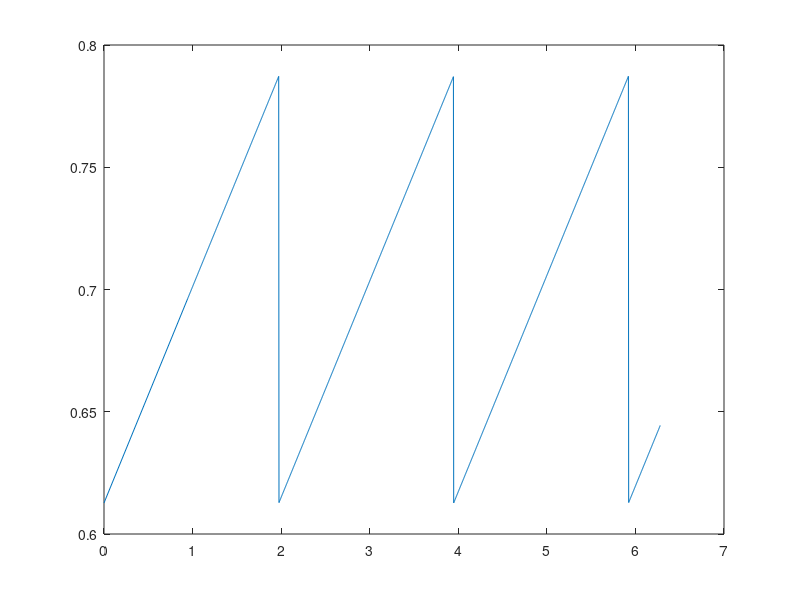
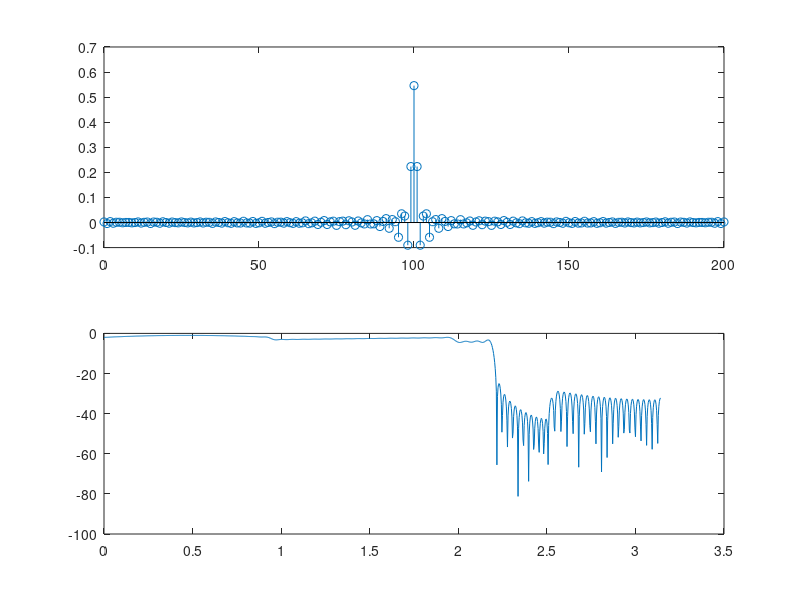
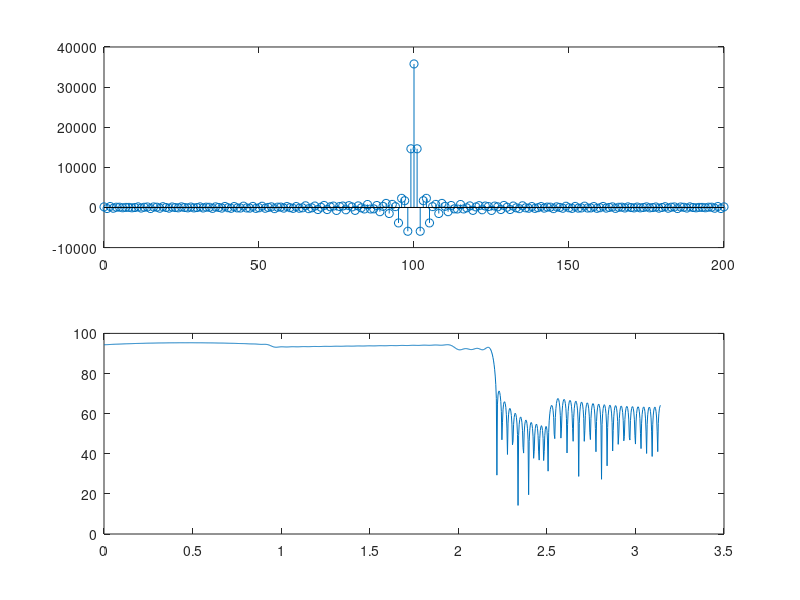

These figures' MATLAB source, in order: (Note: this script raises an error after producing the figures.)
%% DSP Homework 7
T = 1/20000;
Omegap = 2*pi*7000*T;    Omegas = 2*pi*8000*T; 
Lh = 201; 
K = 10*Lh; 
k = (0:K-1);
Omegak = k*2*pi/K;

OmegaPC = 2*pi*1500*T;   OmegaPR = 2*pi*3000*T;
parablength = Omegak.*(Omegak>=0 & Omegak<=OmegaPR);
% OmegaPC = 2*pi*750*T;   OmegaPR = 2*pi*1500*T;
% parablength = Omegak.*(Omegak>=Omegap & Omegak<=OmegaPR);

sawPer = 1000*2*pi/20000;
xsawPer= Omegak.*(Omegak > OmegaPR);

sinfn = (.7943-.707)*sawtooth(1/sawPer*xsawPer) + .7;
% sinfn = ((xsinPer - OmegaPC).^2).*sawtooth(1/sinPer*xsinPer) + .7943;
plot(xsawPer, sinfn);


figure;
xsauce = [0 OmegaPC OmegaPR]; ysauce = [.7943 .8915 .7943]; psauce = polyfit(xsauce,ysauce,2);
xu=linspace(0,OmegaPR,10);
parabola = [polyval(psauce,parablength)];
plot(parablength, parabola)

% Q = 20.0*(Omegak>=Omegas) + 1.0*(Omegak>=0 & Omegak < 1) + ...
%     10.0*(Omegak>=1 & Omegak < 1.5) + 1*(Omegak>=1.5 & Omegak < Omegap);
Q = 50.0*(Omegak<=Omegas) + 1.0*(Omegak>=Omegap & Omegak < OmegaPR) + ...
    1.0*(Omegak>=OmegaPR & Omegak < 1.5) + 1*(Omegak>=1.5 & Omegak < pi);
Q(fix(K/2)+2:end) = Q(round(K/2):-1:2);

% Hd = (1.*(Omegak < Omegap) + 0.*(Omegak > Omegap)).*exp(-1j*k*pi*(Lh-1)/K);
% Hd = (0.*(Omegak<Omegap) + parabola.*(Omegak>=Omegap & Omegak<=OmegaPR) ...
%      + sinfn.*(Omegak >= OmegaPR)).*exp(-1j*k*pi*(Lh-1)/K);
Hd = (0.*(Omegak>Omegap) + parabola.*(Omegak>=0 & Omegak<=OmegaPR) ...
     + sinfn.*(Omegak >= OmegaPR & Omegak <= Omegap)).*exp(-1j*k*pi*(Lh-1)/K);
Hd(fix(K/2)+2:end) = conj(Hd(round(K/2):-1:2));
l = (0:Lh-1)'; a = exp(1j*l*Omegak)*Q.'/K; b = exp(1j*l*Omegak)*(Hd.*Q/K).';
a = real(a); b = real(b);
A = toeplitz(a); h = (A\b);
n = (0:Lh-1)'; 
subplot(211); 
stem(n,h);
Omega = linspace(0,pi,1001); 
H = polyval(h,exp(1j*Omega)).*exp(-1j*(Lh-1)*Omega);
subplot(212); 
plot(Omega,20*log10(abs(H)))
deltap = 2*max(abs(abs(H(Omega>=Omegap))-1))
deltas = max(abs(H(Omega<=Omegas)))

figure;
plot(Q);

Morder = length(h);
[hMax,hMaxIndex] = max(h)
% scale = abs((2^(16-1)-50)/h(hMaxIndex-1))
scale = abs((2^15)/(abs(sum(h))));                                      %Q notation
scale = 2.^nextpow2(scale)
hInt = floor(h*(scale));

subplot(211); 
stem(n,hInt);
Omega = linspace(0,pi,1001); 
H = polyval(hInt,exp(1j*Omega)).*exp(-1j*(Lh-1)*Omega);
subplot(212); 
plot(Omega,20*log10(abs(H)))
deltap = 2*max(abs(abs(H(Omega>=Omegap))-1))
deltas = max(abs(H(Omega<=Omegas)))

        fid = fopen('K22_Project_Framework/coef.h','w');
        fprintf(fid,'#define Korder %i \n',uint8(Morder));
        fprintf(fid,'int h[Korder] = { \n');
        for Korder = 1:Morder-1
            fprintf(fid,'%i,\n', hInt(Korder));
        end
        fprintf(fid,'%i }; \n', hInt(Korder));
        fclose(fid);

save('bpg.mat','hInt');
